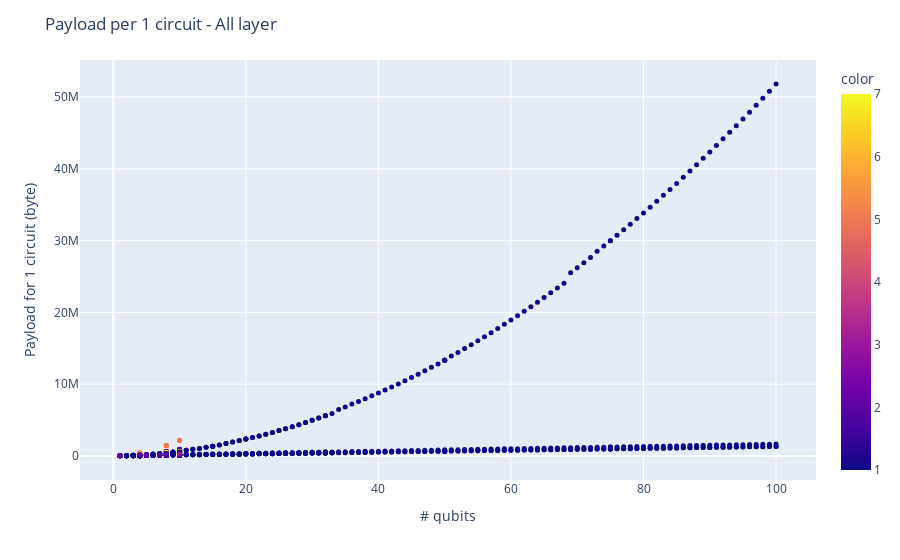

This figure's notebook cell:
### Markdown cell above
#### All layers

### Code cell
list_layers = tele_file["layers"].tolist()
list_width = tele_file["width"].tolist()
list_payload_size = tele_file["payload_size"].tolist()
list_nb_circuits = tele_file["nb_circuits"].tolist()

payload_per_circuit = []
for payload_size, nb_circuits in zip(list_payload_size, list_nb_circuits):
    payload_per_circuit.append(float(payload_size/nb_circuits))
    
print("Size of dataframe : ", len(payload_per_circuit))


fig = px.scatter(x=list_width, y=payload_per_circuit, color=list_layers)

fig.update_traces(marker=dict(size=5))

fig.update_layout(title_text='Payload per 1 circuit - All layer',
                         xaxis_title="# qubits", yaxis_title="Payload for 1 circuit (byte)")

interac_o_static(fig)

### Figure 1 — Plotly figure (JSON) as saved in the notebook; plotly's stock layout.template omitted (floating-point values rounded to 4 significant figures; data arrays with more than 128 entries replaced by an {"elided": "..."} marker saying what was removed)
{"data": [{"hovertemplate": "x=%{x}<br>y=%{y}<br>color=%{marker.color}<extra></extra>", "legendgroup": "", "marker": {"color": {"elided": "999 int values"}, "coloraxis": "coloraxis", "size": 5, "symbol": "circle"}, "mode": "markers", "name": "", "orientation": "v", "showlegend": false, "type": "scatter", "x": {"elided": "999 int values"}, "xaxis": "x", "y": {"elided": "999 float values"}, "yaxis": "y"}], "layout": {"coloraxis": {"colorbar": {"title": {"text": "color"}}, "colorscale": [[0, "#0d0887"], [0.1111, "#46039f"], [0.2222, "#7201a8"], [0.3333, "#9c179e"], [0.4444, "#bd3786"], [0.5556, "#d8576b"], [0.6667, "#ed7953"], [0.7778, "#fb9f3a"], [0.8889, "#fdca26"], [1, "#f0f921"]]}, "legend": {"tracegroupgap": 0}, "margin": {"t": 60}, "title": {"text": "Payload per 1 circuit - All layer"}, "xaxis": {"anchor": "y", "domain": [0, 1], "title": {"text": "# qubits"}}, "yaxis": {"anchor": "x", "domain": [0, 1], "title": {"text": "Payload for 1 circuit (byte)"}}}}
